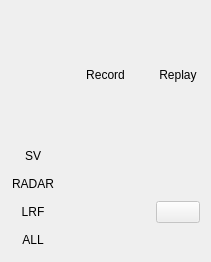
   <widget class="QWidget" name="layoutWidget">
    <property name="geometry">
     <rect>
      <x>20</x>
      <y>590</y>
      <width>211</width>
      <height>262</height>
     </rect>
    </property>
    <layout class="QGridLayout" name="gridLayout_18">
     <item row="1" column="3">
      <widget class="QPushButton" name="pushButton_sv_load_data">
       <property name="text">
        <string/>
       </property>
       <property name="icon">
        <iconset>
         <selectedon>:/icon/load_data.png</selectedon>
        </iconset>
       </property>
       <property name="iconSize">
        <size>
         <width>48</width>
         <height>48</height>
        </size>
       </property>
       <property name="flat">
        <bool>true</bool>
       </property>
      </widget>
     </item>
     <item row="2" column="3">
      <widget class="QPushButton" name="pushButton_radar_load_data">
       <property name="text">
        <string/>
       </property>
       <property name="icon">
        <iconset resource="icon.qrc">
         <normaloff>:/icon/load_data.png</normaloff>:/icon/load_data.png</iconset>
       </property>
       <property name="iconSize">
        <size>
         <width>48</width>
         <height>48</height>
        </size>
       </property>
       <property name="flat">
        <bool>true</bool>
       </property>
      </widget>
     </item>
     <item row="3" column="3">
      <widget class="QPushButton" name="pushButton_lrf_load_data">
       <property name="enabled">
        <bool>false</bool>
       </property>
       <property name="text">
        <string/>
       </property>
       <property name="icon">
        <iconset resource="icon.qrc">
         <normaloff>:/icon/load_data.png</normaloff>:/icon/load_data.png</iconset>
       </property>
       <property name="iconSize">
        <size>
         <width>48</width>
         <height>48</height>
        </size>
       </property>
      </widget>
     </item>
     <item row="4" column="3">
      <widget class="QPushButton" name="pushButton_all_load_data">
       <property name="text">
        <string/>
       </property>
       <property name="icon">
        <iconset resource="icon.qrc">
         <normaloff>:/icon/load_data.png</normaloff>:/icon/load_data.png</iconset>
       </property>
       <property name="iconSize">
        <size>
         <width>48</width>
         <height>48</height>
        </size>
       </property>
       <property name="flat">
        <bool>true</bool>
       </property>
      </widget>
     </item>
     <item row="0" column="1" colspan="2">
      <widget class="QLabel" name="label_29">
       <property name="layoutDirection">
        <enum>Qt::LeftToRight</enum>
       </property>
       <property name="text">
        <string>Record</string>
       </property>
       <property name="alignment">
        <set>Qt::AlignCenter</set>
       </property>
      </widget>
     </item>
     <item row="4" column="0">
      <widget class="QLabel" name="label_41">
       <property name="layoutDirection">
        <enum>Qt::LeftToRight</enum>
       </property>
       <property name="text">
        <string>ALL</string>
       </property>
       <property name="alignment">
        <set>Qt::AlignCenter</set>
       </property>
      </widget>
     </item>
     <item row="2" column="0">
      <widget class="QLabel" name="label_39">
       <property name="layoutDirection">
        <enum>Qt::LeftToRight</enum>
       </property>
       <property name="text">
        <string>RADAR</string>
       </property>
       <property name="alignment">
        <set>Qt::AlignCenter</set>
       </property>
      </widget>
     </item>
     <item row="1" column="1" colspan="2">
      <widget class="QPushButton" name="pushButton_sv_record">
       <property name="layoutDirection">
        <enum>Qt::LeftToRight</enum>
       </property>
       <property name="autoFillBackground">
        <bool>false</bool>
       </property>
       <property name="text">
        <string/>
       </property>
       <property name="icon">
        <iconset resource="icon.qrc">
         <normaloff>:/icon/record_off.png</normaloff>:/icon/record_off.png</iconset>
       </property>
       <property name="iconSize">
        <size>
         <width>48</width>
         <height>48</height>
        </size>
       </property>
       <property name="autoExclusive">
        <bool>false</bool>
       </property>
       <property name="flat">
        <bool>true</bool>
       </property>
      </widget>
     </item>
     <item row="4" column="1" colspan="2">
      <widget class="QPushButton" name="pushButton_all_record">
       <property name="layoutDirection">
        <enum>Qt::LeftToRight</enum>
       </property>
       <property name="autoFillBackground">
        <bool>false</bool>
       </property>
       <property name="text">
        <string/>
       </property>
       <property name="icon">
        <iconset resource="icon.qrc">
         <normaloff>:/icon/all_record_off.png</normaloff>:/icon/all_record_off.png</iconset>
       </property>
       <property name="iconSize">
        <size>
         <width>48</width>
         <height>48</height>
        </size>
       </property>
       <property name="autoExclusive">
        <bool>false</bool>
       </property>
       <property name="flat">
        <bool>true</bool>
       </property>
      </widget>
     </item>
     <item row="3" column="1" colspan="2">
      <widget class="QPushButton" name="pushButton_lrf_record">
       <property name="enabled">
        <bool>false</bool>
       </property>
       <property name="layoutDirection">
        <enum>Qt::LeftToRight</enum>
       </property>
       <property name="autoFillBackground">
        <bool>false</bool>
       </property>
       <property name="text">
        <string/>
       </property>
       <property name="icon">
        <iconset resource="icon.qrc">
         <normaloff>:/icon/record_off.png</normaloff>:/icon/record_off.png</iconset>
       </property>
       <property name="iconSize">
        <size>
         <width>48</width>
         <height>48</height>
        </size>
       </property>
       <property name="checkable">
        <bool>false</bool>
       </property>
       <property name="autoExclusive">
        <bool>false</bool>
       </property>
       <property name="flat">
        <bool>true</bool>
       </property>
      </widget>
     </item>
     <item row="2" column="1" colspan="2">
      <widget class="QPushButton" name="pushButton_radar_record">
       <property name="layoutDirection">
        <enum>Qt::LeftToRight</enum>
       </property>
       <property name="autoFillBackground">
        <bool>false</bool>
       </property>
       <property name="text">
        <string/>
       </property>
       <property name="icon">
        <iconset resource="icon.qrc">
         <normaloff>:/icon/record_off.png</normaloff>:/icon/record_off.png</iconset>
       </property>
       <property name="iconSize">
        <size>
         <width>48</width>
         <height>48</height>
        </size>
       </property>
       <property name="autoExclusive">
        <bool>false</bool>
       </property>
       <property name="flat">
        <bool>true</bool>
       </property>
      </widget>
     </item>
     <item row="0" column="3">
      <widget class="QLabel" name="label_42">
       <property name="layoutDirection">
        <enum>Qt::LeftToRight</enum>
       </property>
       <property name="text">
        <string>Replay</string>
       </property>
       <property name="alignment">
        <set>Qt::AlignCenter</set>
       </property>
      </widget>
     </item>
     <item row="3" column="0">
      <widget class="QLabel" name="label_40">
       <property name="enabled">
        <bool>true</bool>
       </property>
       <property name="layoutDirection">
        <enum>Qt::LeftToRight</enum>
       </property>
       <property name="text">
        <string>LRF</string>
       </property>
       <property name="alignment">
        <set>Qt::AlignCenter</set>
       </property>
      </widget>
     </item>
     <item row="1" column="0">
      <widget class="QLabel" name="label_38">
       <property name="layoutDirection">
        <enum>Qt::LeftToRight</enum>
       </property>
       <property name="text">
        <string>SV</string>
       </property>
       <property name="alignment">
        <set>Qt::AlignCenter</set>
       </property>
      </widget>
     </item>
    </layout>
   </widget>
